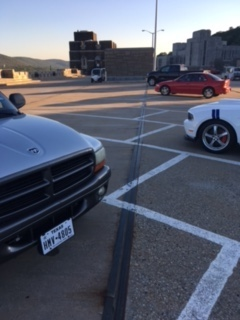
#> input picture Localization/th0_1.jpg, 240 x 320 px
$ jupyter execute --allow-errors Learning_dev_1.ipynb   (shell and % lines are left out)
#> lines starting #> are read from the running program, lines starting #| are printed output that depends on the picture; long printed decimals are rounded
[cell 1]
from sklearn import svm
import boto3
from PIL import Image
import numpy as np
from StringIO import StringIO
from ast import literal_eval
from pylab import *

[cell 2]
region_name = 'us-east-1'

aws_access_key_id = 'AKIAJM4O2P7EKV3I3WFA'


aws_secret_access_key = 'TEizvKnIVe0mjOXN1Fu10k+qyztPNyZSdsPcFpK/'


#> (the rest of this cell did not finish here and is left out)

#> (a cell that did not finish here is left out)

#> (a cell that did not finish here is left out)

[cell 5]
pil_im = np.array(Image.open('th0_1.jpg').convert('L'))
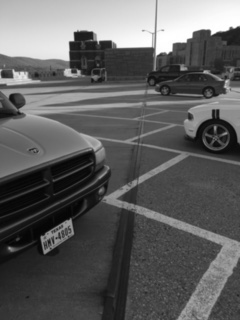
#> pil_im: shape (320, 240); min 3, max 255, mean 94.5
#> (the rest of this cell did not finish here and is left out)

[cell 6]
np.shape(pil_im)
#> Out = (320, 240)
#> pass 2 of the loop `for i in range(10):`:
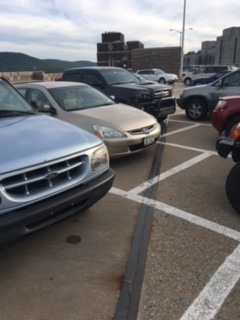
#> input picture Localization/th1_2.jpg, 240 x 320 px
#> `im = np.array(Image.open(pics[i]).convert('L'))`:
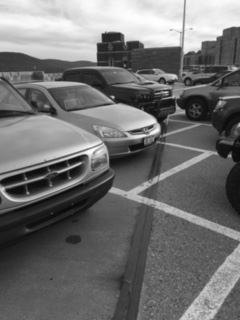
#> im: shape (320, 240); min 9, max 255, mean 111.8
#> pass 3 of the loop `for i in range(10):`:
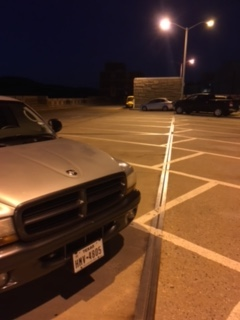
#> input picture Localization/th2_1.jpg, 240 x 320 px
#> `im = np.array(Image.open(pics[i]).convert('L'))`:
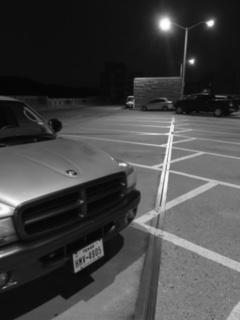
#> im: shape (320, 240); min 3, max 255, mean 68.6

#> (a cell that did not finish here is left out)

#> (a cell that did not finish here is left out)

#> (a cell that did not finish here is left out)

[cell 10]
128*128

[cell 11]
pics = np.array(['th0_1.jpg','th1_2.jpg','th2_1.jpg','th3_3.jpg','th4_1.jpg','th5_0.jpg','th6_0.jpg','th7_2.jpg',
                 'th8_3.jpg','th9_3.jpg'])
im_array = np.zeros((10,76800))
#im_array = np.zeros((10,16384))
#> (the rest of this cell did not finish here and is left out)

[cell 12]
labels2 = np.array([1,2,1,3,1,0,0,2,3,3])
#> labels2 = [1, 2, 1, 3, 1, 0, 0, 2, 3, 3]
labels = np.array([1,1,1,1,1,0,0,1,1,1])

[cell 13]
from sklearn import datasets, neighbors, linear_model
X_train = im_array[:6]
Y_train = labels[:6]
X_test = im_array[6:]
Y_test = labels[6:]

[cell 14]
from sklearn.svm import SVC
clf = SVC()
clf.set_params(kernel='linear').fit(X_train, Y_train)

[cell 15]
clf.predict(X_test)

#> (a cell that did not finish here is left out)

[cell 17]
knn = neighbors.KNeighborsClassifier()
print('KNN score: %f' % knn.fit(X_train, Y_train).score(X_test, Y_test))
#| KNN score: 0.75
